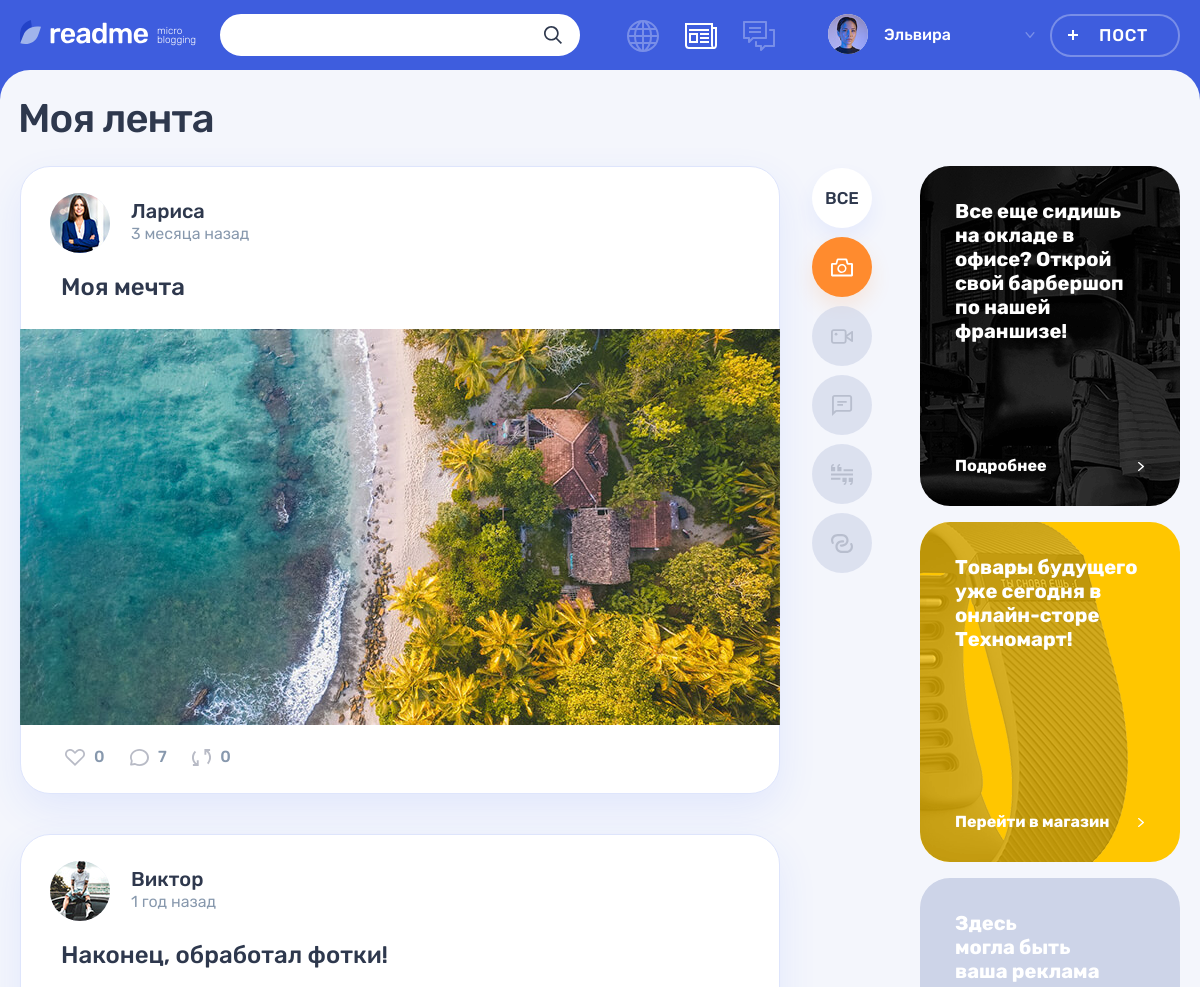
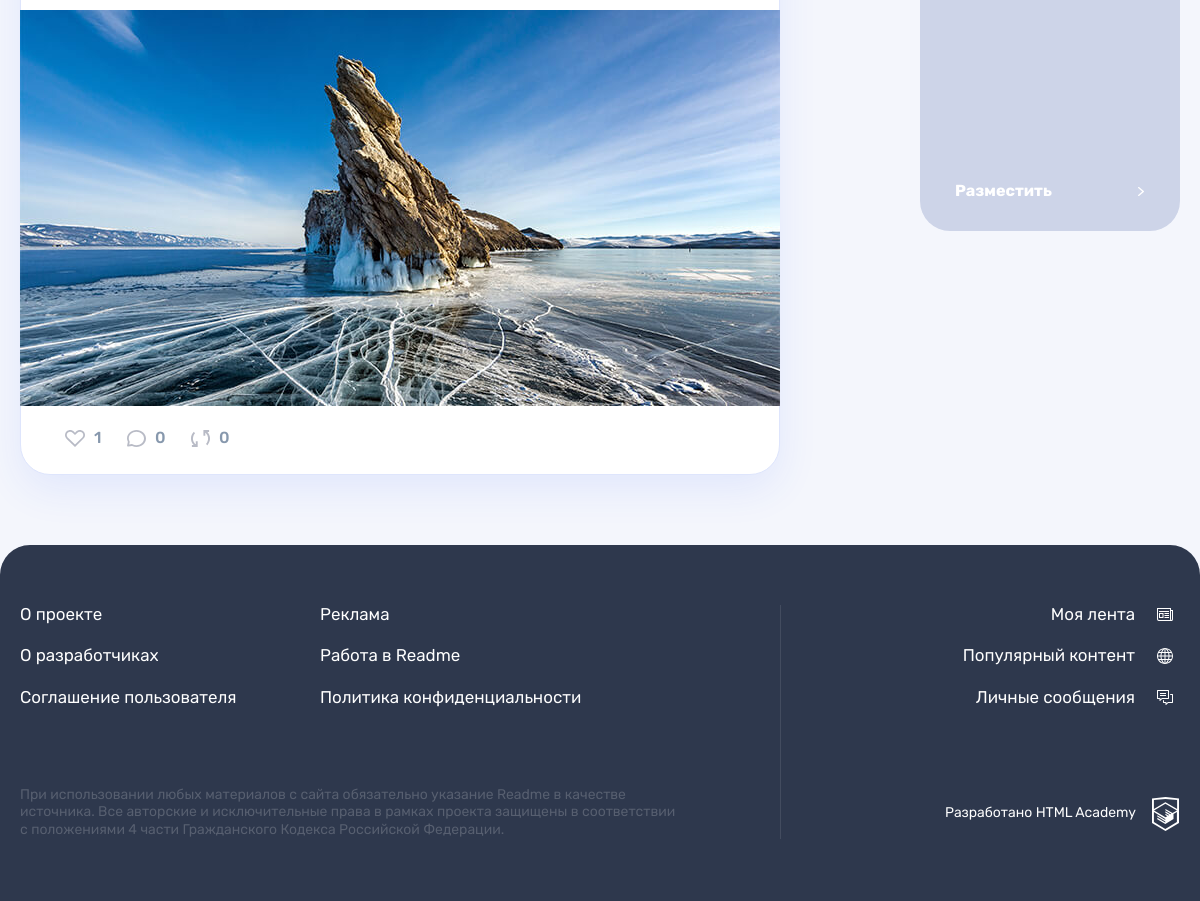
The page /feed.php?filter=photo (signed in) on the database its author committed (2 pictures, top to bottom).
### tables this page shows
CREATE TABLE IF NOT EXISTS posts (
id INT UNSIGNED AUTO_INCREMENT PRIMARY KEY,
author_id INT UNSIGNED,
post_type INT UNSIGNED,
dt_add DATETIME,
heading VARCHAR(128),
content TEXT,
quote_author TEXT,
img_url VARCHAR(128),
youtube_url VARCHAR(128),
url VARCHAR(128),
view_count INT,
repost_from INT,
original_post INT,
FOREIGN KEY (author_id) REFERENCES users(id)
ON UPDATE CASCADE
ON DELETE CASCADE,
FOREIGN KEY (post_type) REFERENCES content_types(id)
ON UPDATE CASCADE
ON DELETE CASCADE
);

CREATE TABLE IF NOT EXISTS users (
id INT UNSIGNED AUTO_INCREMENT PRIMARY KEY,
username VARCHAR(32) NOT NULL UNIQUE,
dt_add DATETIME,
email VARCHAR(128) NOT NULL UNIQUE,
password VARCHAR(64),
avatar VARCHAR(128)
);

CREATE TABLE IF NOT EXISTS content_types  (
id INT UNSIGNED AUTO_INCREMENT PRIMARY KEY,
type_name VARCHAR(128),
type_class VARCHAR(128)
);

### helpers.php (called while the page is built, shortened)
<?php
function get_noun_plural_form(int $number, string $one, string $two, string $many): string
{
    $number = (int) $number;
    $mod10 = $number % 10;
    $mod100 = $number % 100;
    switch (true) {
        case ($mod10 === 1):
            return $one;
        case ($mod10 >= 2 && $mod10 <= 4):
            return $two;
    }
}
function include_template($name, array $data = [])
{
    $name = 'templates/' . $name;
    extract($data);
    require $name;
    $result = ob_get_clean();
    return $result;
}

### functions.php (called while the page is built, shortened)
<?php
function time_difference(string $time, DateTime $current_time)
{
    $diff = date_diff($current_time, new DateTime($time));
    if ($diff->y > 0) {
        $relative_time = $diff->y . ' ' .
        get_noun_plural_form($diff->y, 'год', 'года', 'лет');
    } elseif ($diff->m > 0) {
        $relative_time = $diff->m . ' ' .
        get_noun_plural_form($diff->m, 'месяц', 'месяца', 'месяцев');
    } elseif ($diff->d > 6) {
        $relative_time = floor(($diff->d) / 7) . ' ' .
        get_noun_plural_form(floor(($diff->d) / 7), ' неделю', ' недели', ' недель');
    } elseif ($diff->d > 0) {
        $relative_time = $diff->d . ' ' .
        get_noun_plural_form($diff->d, 'день', 'дня', 'дней');
    } elseif ($diff->h > 0) {
        $relative_time = $diff->h . ' ' .
        get_noun_plural_form($diff->h, 'час', 'часа', 'часов');
    } elseif ($diff->i > 0) {
        $relative_time = $diff->i . ' ' .
        get_noun_plural_form($diff->i, 'минуту', 'минуты', 'минут');
    } elseif ($diff->s >= 0) {
        $relative_time = 'Менее минуты';
    } else {
        $relative_time = '';
    }
    return $relative_time;
}
function get_content_types(mysqli $connection)
{
    $result = mysqli_query($connection, "SELECT * FROM content_types");
    return mysqli_fetch_all($result, MYSQLI_ASSOC);
}
function secure_query_bind_result(mysqli $connection, string $sql, bool $check, ...$params)
{
    $param_types = '';
    foreach ($params as $param) {
        $param_types .= (gettype($param) == 'integer') ? 'i' : 's';
    }
    $prepared_sql = mysqli_prepare($connection, $sql);
    mysqli_stmt_bind_param($prepared_sql, $param_types, ...$params);
    mysqli_stmt_execute($prepared_sql);
    if ($check) {
        mysqli_stmt_bind_result($prepared_sql, $bind);
        return $bind;
    } else {
        return mysqli_stmt_get_result($prepared_sql);
    }
}
function get_user(): ?array
{
    global $connection;
    $user = [];
    $user['id'] = $_SESSION['id'];
    $user['name'] = $_SESSION['username'];
    $user['avatar'] = $_SESSION['avatar'];
    $user['messages'] = count_new_messages($connection, $user['id']);
    return $user;
}
function get_feed_posts(mysqli $connection, $filter, int $follower_id)
{
    $select_posts_query =
        "SELECT
            posts.*,
            content_types.type_class,
            users.id AS user_id,
            users.username,
            users.avatar,
        (SELECT COUNT(*) FROM likes WHERE likes.post_id = posts.id) AS likes,
        (SELECT COUNT(*) FROM comments WHERE comments.post_id = posts.id) AS comments
        FROM posts
        INNER JOIN users ON posts.author_id=users.id
        INNER JOIN content_types ON posts.post_type=content_types.id
        INNER JOIN subscribe ON posts.author_id = subscribe.author_id
        WHERE subscribe.follower_id = $follower_id ";
    if ($filter !== null) {
        $select_posts_query .= "AND content_types.type_class = '$filter' ";
    }
    $select_posts_query .= "ORDER BY dt_add DESC";
    $posts_mysqli = mysqli_query($connection, $select_posts_query);
    $posts = mysqli_fetch_all($posts_mysqli, MYSQLI_ASSOC);
    foreach ($posts as &$post) {
        $post = array_merge($post, count_reposts($connection, $post));
    }
    return $posts;
}
function get_filter($value, array $options)
{
    if (($value !== null) && (in_array($value, $options))) {
        return $value;
    }
    return null;
}
function count_reposts(mysqli $connection, array $post)
{
    if ($post['id'] === $post['original_post']) {
        $sql_count_reposts = "SELECT COUNT(*) FROM posts WHERE original_post = ?";
        return ['reposts' => secure_query_bind_result($connection, $sql_count_reposts, true, $post['id']) - 1];
    }
}
function count_new_messages(mysqli $connection, $user_id)
{
    $count_messages_query = "SELECT COUNT(*) AS amount FROM messages WHERE receiver_id = ? AND was_read = false";
    return secure_query_bind_result($connection, $count_messages_query, true, $user_id);
}

### libs/settings.php (called while the page is built, shortened)
<?php
$now_time = new DateTime('now');

### templates/feed-template.php (the view, shortened to what this page needs)
<main class="page__main page__main--feed">
  <div class="container">
    <h1 class="page__title page__title--feed">Моя лента</h1>
  </div>
  <div class="page__main-wrapper container">
    <section class="feed">
      <div class="feed__main-wrapper">
        <div class="feed__wrapper">
          <?php foreach($posts as $post) : ?>
          <article class="feed__post post post-<?= $post['type_class'] ?>">
            <header class="post__header post__author">
              <a class="post__author-link" href="profile.php?id=<?= $post['author_id'] ?? '' ?>" title="Автор">
                <div class="post__avatar-wrapper">
                  <?php if (isset($post['avatar'])) : ?>
                  <img class="post__author-avatar" src="img/<?= $post['avatar'] ?>" alt="Аватар пользователя" width="60" height="60">
                  <?php endif; ?>
                </div>
                <div class="post__info">
                  <b class="post__author-name"><?= $post['username'] ?></b>
                  <span class="post__time">
                  <?= time_difference($post['dt_add'], $now_time) . ' назад' ?>
                  </span>
                </div>
              </a>
            </header>
            <div class="post__main">
              <h2><a href="post.php?id=<?= $post['id'] ?>"><?= $post['heading'] ?></a></h2>
              <?= include_template('posts/' . $post['type_class'] . '-post.php', ['post' => $post]) ?>
            </div>
            <footer class="post__footer post__indicators">
              <div class="post__buttons">
                <a class="post__indicator post__indicator--likes button" href="like.php?id=<?= $post['id'] ?>" title="Лайк">
                  <svg class="post__indicator-icon" width="20" height="17">
                    <use xlink:href="#icon-heart"></use>
                  </svg>
                  <span><?= $post['likes'] ?? '' ?></span>
                </a>
                <a class="post__indicator post__indicator--comments button" href="post.php?id=<?= $post['id'] ?>" title="Комментарии">
                  <svg class="post__indicator-icon" width="19" height="17">
                    <use xlink:href="#icon-comment"></use>
                  </svg>
                  <span><?= $post['comments'] ?? ''?></span>
                </a>
                <a class="post__indicator post__indicator--repost button" href="repost.php?id=<?= $post['id'] ?>" title="Репост">
                <svg class="post__indicator-icon" width="19" height="17">
                  <use xlink:href="#icon-repost"></use>
                </svg>
                <span><?= $post['reposts'] ?></span>
              </a>
              </div>
            </footer>
          </article>
          <?php endforeach; ?>
        </div>
      </div>
      <ul class="feed__filters filters">
        <li class="feed__filters-item filters__item">
          <a class="filters__button filters__button--active" href="feed.php">
          <span>Все</span>
          </a>
        </li>
        <?php foreach($content_types as $content_type) : ?>
        <li class="feed__filters-item filters__item">
          <a class="button filters__button filters__button--<?= $content_type['type_class'] ?> <?= ($filter == $content_type['type_class']) ? 'filters__button--active' : '' ?>" href="feed.php?filter=<?= $content_type['type_class'] ?>">
            <svg class="filters__icon" width="22" height="21">
              <use xlink:href="#icon-filter-<?= $content_type['type_class'] ?>"></use>
            </svg>
          </a>
        </li>
        <?php endforeach ?>
      </ul>
    </section>
    <aside class="promo">
      <article class="promo__block promo__block--barbershop">
        <p class="promo__text">
          Все еще сидишь на окладе в офисе? Открой свой барбершоп по нашей франшизе!
        </p>
        <a class="promo__link" href="#">
        Подробнее
        </a>
      </article>
      <article class="promo__block promo__block--technomart">
        <p class="promo__text">
          Товары будущего уже сегодня в онлайн-сторе Техномарт!
        </p>
        <a class="promo__link" href="#">
        Перейти в магазин
        </a>
      </article>
      <article class="promo__block">
        <p class="promo__text">
          Здесь<br> могла быть<br> ваша реклама
        </p>
        <a class="promo__link" href="#">
        Разместить
        </a>
      </article>
    </aside>
  </div>
</main>

### templates/posts/photo-post.php
<div class="post-photo__image-wrapper">
  <img src="img/<?= htmlspecialchars($post['img_url']) ?>" alt="Фото от пользователя <?= htmlspecialchars($post['username']) ?> к посту '<?= htmlspecialchars($post['heading']) ?>'" width="100%">
</div>

### rows shown on the page
posts: author.avatar (picture), author.username "Лариса", dt_add "3 месяца", heading "Моя мечта", img_url (picture), likes "0", comments "7", reposts "0"
posts: author.avatar (picture), author.username "Виктор", dt_add "1 год", heading "Наконец, обработал фотки!", img_url (picture), likes "1", comments "0", reposts "0"

### other values the page prints
$user['name'] "Эльвира"
